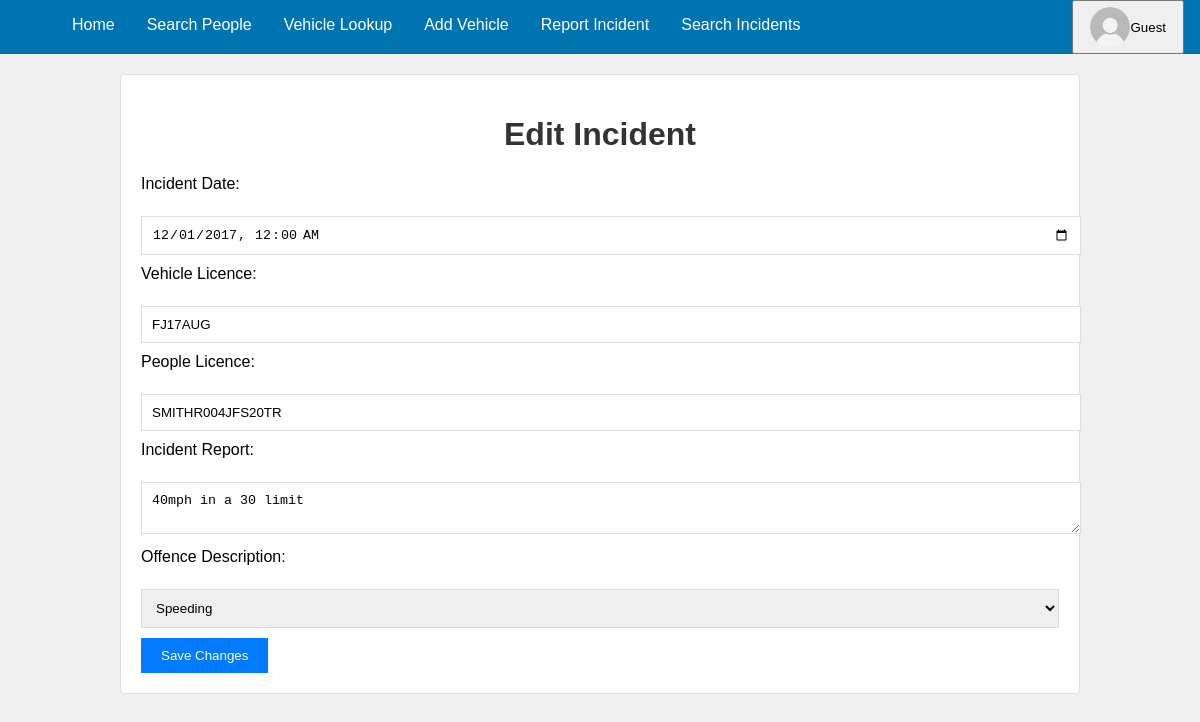
The app's page /coursework2/edit_incident.php?id=1 with its own data.
### tables this page shows
CREATE TABLE `Incident` (
  `Incident_ID` int(11) NOT NULL,
  `Vehicle_ID` int(11) DEFAULT NULL,
  `People_ID` int(11) DEFAULT NULL,
  `Incident_Date` datetime NOT NULL,
  `Incident_Report` varchar(500) NOT NULL,
  `Offence_ID` int(11) DEFAULT NULL
);

CREATE TABLE `Vehicle` (
  `Vehicle_ID` int(11) NOT NULL,
  `Vehicle_type` varchar(20) NOT NULL,
  `Vehicle_colour` varchar(20) NOT NULL,
  `Vehicle_licence` varchar(7) DEFAULT NULL
);

CREATE TABLE `People` (
  `People_ID` int(11) NOT NULL,
  `People_name` varchar(50) NOT NULL,
  `People_address` varchar(50) DEFAULT NULL,
  `People_licence` varchar(16) DEFAULT NULL
);

### coursework2/edit_incident.php (the view, shortened to what this page needs)
<?php
    include 'navbar.php';
    include 'audit_log.php';
    if ($_SERVER["REQUEST_METHOD"] == "GET")
    {
        $incident_id = $_GET["id"];
        $sql = "SELECT Incident.Incident_ID, Vehicle.Vehicle_licence, People.People_licence, Incident.Incident_Date, Incident.Incident_Report, Offence.Offence_description
                FROM Incident
                INNER JOIN Vehicle ON Incident.Vehicle_ID = Vehicle.Vehicle_ID
                INNER JOIN People ON Incident.People_ID = People.People_ID
                INNER JOIN Offence ON Incident.Offence_ID = Offence.Offence_ID
                WHERE Incident.Incident_ID = '$incident_id';";
        $result = $conn -> query ($sql);
        $row = $result -> fetch_assoc();
        $sql = "SELECT Offence_ID, Offence_description FROM Offence";
        $offences = $conn -> query($sql);
    }
?>
<!DOCTYPE html>
<html>
    <head>
    </head>
    <body>
        <div class="container">
            <div class="form-container">
                <h1>Edit Incident</h1>
                <form method="POST" action="">
                    <label for="incident_date">Incident Date:</label><br>
                    <input type="datetime-local" id="incident_date" name="incident_date" value="<?php echo isset($row) ? $row['Incident_Date'] : ''; ?>" required><br>
                    <label for="vehicle_licence">Vehicle Licence:</label><br>
                    <input type="text" id="vehicle_licence" name="vehicle_licence" value="<?php echo isset($row) ? $row['Vehicle_licence'] : ''; ?>" required><br>
                    <label for="people_licence">People Licence:</label><br>
                    <input type="text" id="people_licence" name="people_licence" value="<?php echo isset($row) ? $row['People_licence'] : ''; ?>" required><br>
                    <label for="incident_report">Incident Report:</label><br>
                    <textarea id="incident_report" name="incident_report" required><?php echo isset($row) ? $row['Incident_Report'] : ''; ?></textarea><br>
                    <label for="offence_description">Offence Description:</label><br>
                    <select id="offence_id" name="offence_id" required>
                        <?php
                        while ($offence = $offences -> fetch_assoc())
                        {
                            echo "<option value='" . $offence['Offence_ID'] . "'" . ($offence['Offence_description'] == $row['Offence_description'] ? " selected" : "") . ">" . $offence['Offence_description'] . "</option>";
                        }
                        ?>
                    </select><br>
                    <input type="submit" value="Save Changes">
                </form>
            </div>
        </div>
    </body>
</html>

### coursework2/edit_incident.php (style rules this page uses)
body { font-family: Arial, sans-serif; margin: 0; padding: 0; background-color: #f0f0f0; }
.container { width: 80%; margin: 0 auto; }
.form-container { background-color: #fff; padding: 20px; margin-top: 20px; border: 1px solid #ddd; border-radius: 5px; }
.form-container h1 { text-align: center; color: #333; }
.form-container label { display: block; margin-bottom: 5px }
.form-container input[type="text"], input[type="datetime-local"], select, textarea { width: 100%; padding: 10px; margin-bottom: 10px; border: 1px solid #ddd; }
.form-container input[type="submit"] { padding: 10px 20px; background-color: #007BFF; color: #fff; border: none; cursor: pointer; }

### records on screen
incident: incident_date "12/01/2017 00:00", vehicle_licence "FJ17AUG", people_licence "SMITHR004JFS20TR", incident_report "40mph in a 30 limit"

### other values on screen
$username "Guest"
form field offence_id "Speeding"
